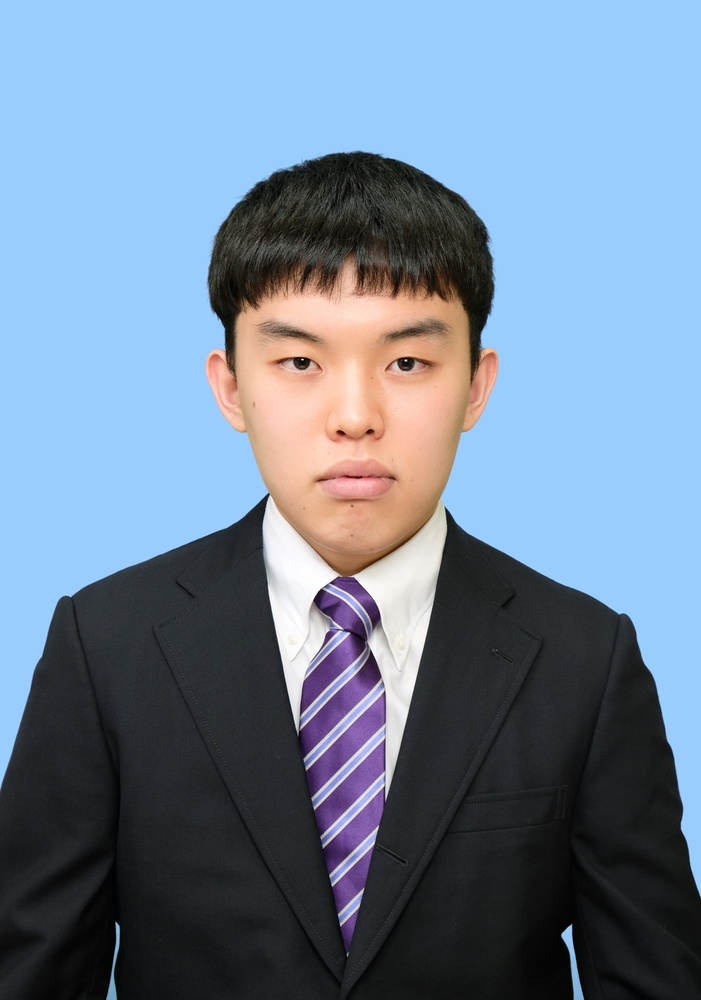
#> input picture 小林研セミナー2024/証明写真.jpeg, 701 x 1000 px, shrunk from 1051 x 1500 before the run
$ jupyter execute gray_image.ipynb
#> lines starting #> are read from the running program, lines starting #| are printed output that depends on the picture
[cell 1]
import numpy as np
import matplotlib.pyplot as plt
from PIL import Image

# 画像ファイルを開く
input_image = "証明写真.jpeg"
output_image = "image_gray.png"

# 画像を読み込み
# 画像をグレースケールに変換
img = Image.open(input_image).convert("L")
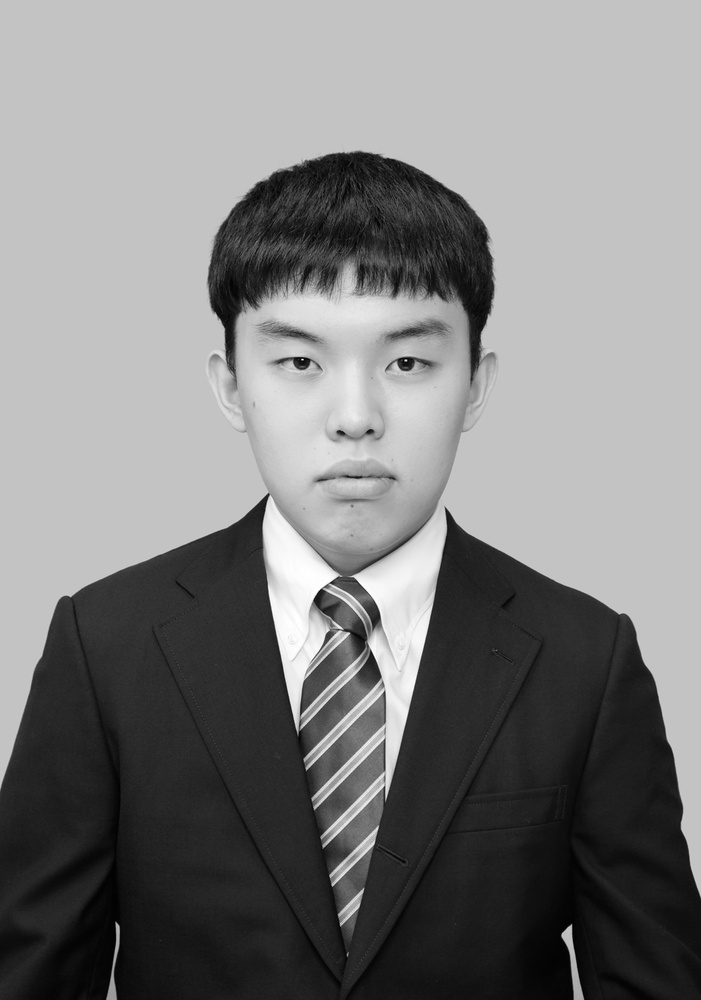
#> img: PIL image 701x1000 L; min 0, max 255, mean 127.1

# グレースケール画像を保存
img.save(output_image)


img_array = np.array(img)

# 画像サイズ取得
height, width = img_array.shape
#> height = 1000; width = 701

# x, y 軸の座標を作成
x = np.linspace(0, width, width)
#> x = 701 values from 0 to 701
y = np.linspace(0, height, height)
#> y = 1000 values from 0 to 1000
x, y = np.meshgrid(x, y)

# 3Dプロット作成
fig = plt.figure(figsize=(10, 8))
ax = fig.add_subplot(111, projection='3d')
ax.view_init(elev=60, azim=120)


# 濃淡（輝度値）を高さとしてプロット
ax.plot_surface(x, y, img_array, cmap='gray')
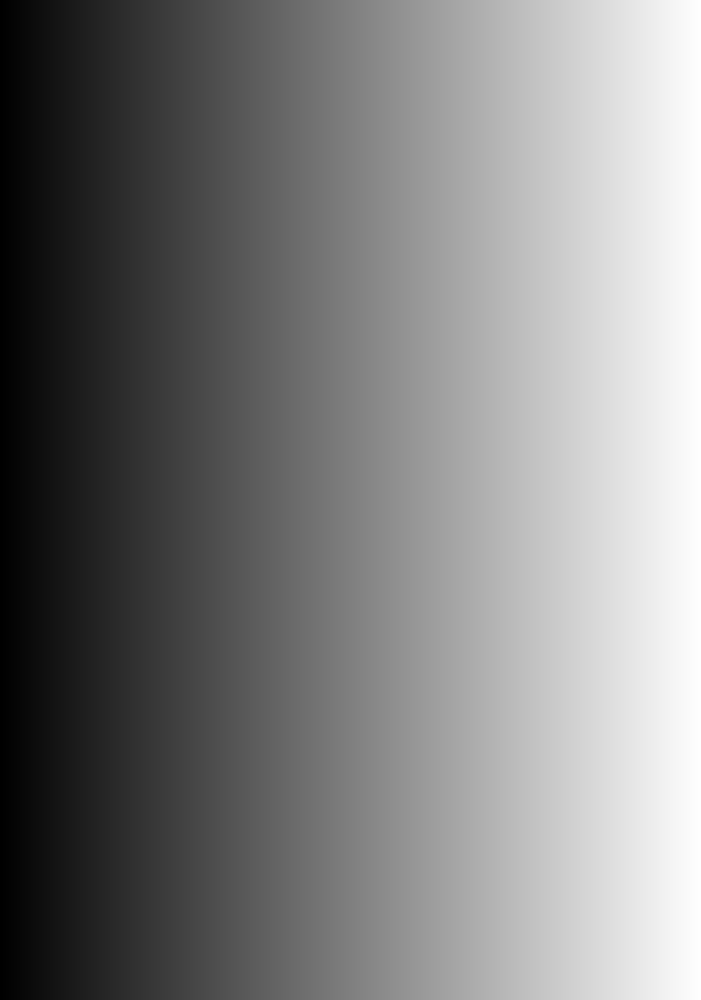
#> x: shape (1000, 701) float64; min 0, max 701, mean 350.5; drawn with min black and max white

# 軸ラベル設定
ax.set_xlabel("Width")
ax.set_ylabel("Height")
ax.set_zlabel("Intensity")

# プロット表示
plt.savefig("gray_3d.png")
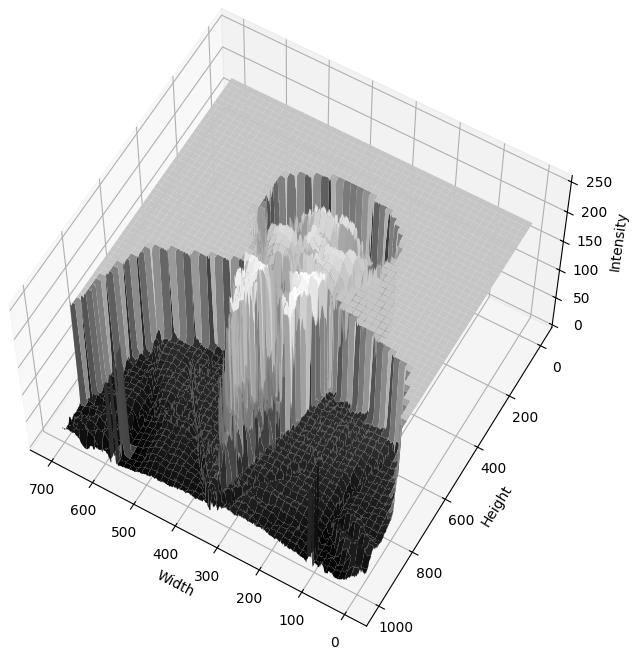
#> figure drawn by matplotlib, 1 panel
plt.show()
